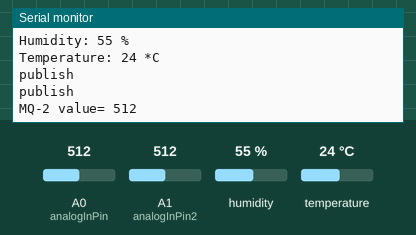
Recording of a sketch running on a simulated Arduino Uno, built with avr-gcc and run on an emulated ATmega328P. Parts: the last lines printed to the serial monitor. The test bench sets the inputs (shaded band); at power-on: humidity 55 %, A0 (analogInPin) = 512, A1 (analogInPin2) = 512, temperature 24 °C. WiFi joins after 1.5 s; servers stay silent unless stated; no MQTT or app messages arrive unless stated.

Above: at 4.9 s.
5.0 s: humidity set to 22 %
At 7.0 s:
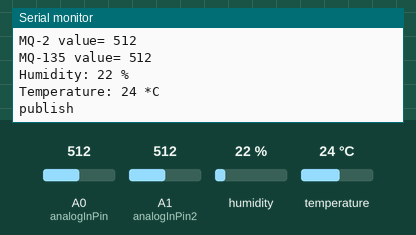
10.1 s: A0 (analogInPin) set to 716
At 12.0 s:
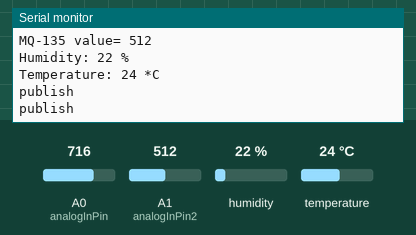
15.2 s: A1 (analogInPin2) set to 716
At 17.2 s:
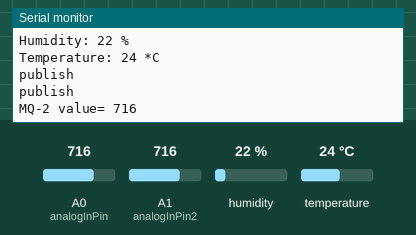
20.3 s: temperature set to 12 °C
At 23.4 s:
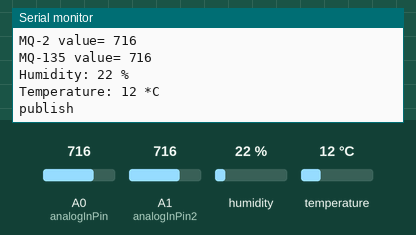
25.4 s: A0 (analogInPin) set to 992
At 26.3 s:
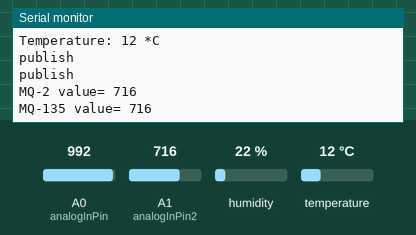
30.5 s: A1 (analogInPin2) set to 992
At 32.7 s:
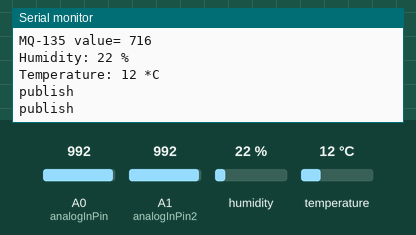
Timing chart, 0 to 34.2 s (numbered marks = the images above; inputs shaded):
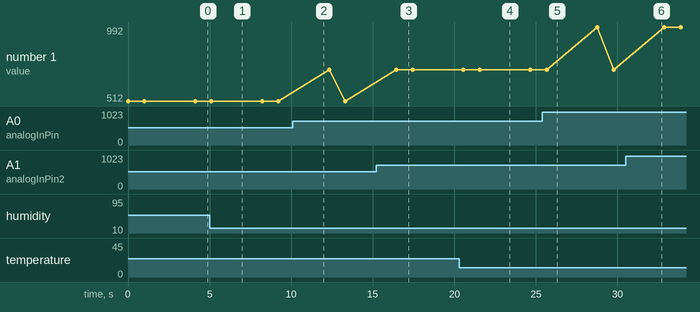

The sketch:

mq2+mq135+dht22-Majordomo.ino
```cpp
// (licence header left out)
#include <SPI.h>                 // Библиотека SPI шины
#include <UIPEthernet.h>          // Ethernet библиотека
#include <PubSubClient.h>        // Библиотека MQTT
#include "DHT.h"

#define DHTPIN 3

const int analogInPin = A0;
const int analogInPin2 = A1; // Указываем пин, к которому подключен датчик MQ-135
const int ledPin = 13;
int sensorValue = 0;
int sensorValue2 = 0; // Объявляем переменную для хранения значений с датчика MQ-135 и задаем ее начальное значение 0
int h = 0;
int t = 0;


// Задаём mac и ip адреса в Локальной сети
byte mac[]    = { 0xDE, 0xED, 0xBA, 0xFE, 0xFE, 0xED };
IPAddress ip{192, 168, 0, 177};      //ip Адрес Ethernet Shild'a Arduino
IPAddress server{34,251,42,52};  //ip Адрес для MQTT Брокера

// Шапка Функции Callback (обратный вызов)
void callback(char* topic, byte* payload, unsigned int length);

EthernetClient ethClient;                                 //Инициализируем Ethernet клиент
PubSubClient client(server, 13977, callback, ethClient);   //Инициализируем MQTT клиент


// Функция Callback
void callback(char* topic, byte* payload, unsigned int length)
{
  // Выделяем необходимое кол-во памяти для копии payload
  byte* p = (byte*)malloc(length);
  // Копирование payload в новый буфер
  memcpy(p, payload, length);
  client.publish("data/mq135", p, length);
  // Освобождаем память
  free(p);
}

#define DHTTYPE DHT22
DHT dht(DHTPIN, DHTTYPE);

void setup()
{
  Serial.begin(9600);             // Задаём скорость порта в БОД'ах.
  Ethernet.begin(mac, ip);        // Инициализируем mac, ip
  dht.begin();
}


void loop()
{
    //MQ-2
    if (isnan(sensorValue))     // Проверка удачно ли прошло считывание с MQ-135
  {
    Serial.println("Failed to read from MQ-135");  // Не удалось прочитать
  }
  else
  {
        sensorValue = analogRead(analogInPin); //считываем значения с датчика
        if (sensorValue >= 100) //и если превышен заданный порог
        {
          digitalWrite(ledPin, HIGH); // то включаем светодиод.
        }
        else // а если нет
        {
          digitalWrite(ledPin, LOW); // то выключаем
        }
        Serial.print("MQ-2 value= "); //Для отслеживания данных с датчика транслируем их в монитор порта
        Serial.println(sensorValue);
        delay(1000);
  }

    //MQ-135
    if (isnan(sensorValue2))     // Проверка удачно ли прошло считывание с MQ-135
  {
    Serial.println("Failed to read from MQ-135");  // Не удалось прочитать
  }
  else
  {
        sensorValue2 = analogRead(analogInPin2); //считываем значения с датчика
        if (sensorValue2 >= 100) //и если превышен заданный порог
        {
          digitalWrite(ledPin, HIGH); // то включаем светодиод.
        }
        else // а если нет
        {
          digitalWrite(ledPin, LOW); // то выключаем
        }
        Serial.print("MQ-135 value= "); //Для отслеживания данных с датчика транслируем их в монитор порта
        Serial.println(sensorValue2);
        delay(1000);
  }

//DHT22
  digitalWrite(ledPin, HIGH); // то включаем светодиод.

  h = dht.readHumidity();
  t = dht.readTemperature();

  if (isnan(h) || isnan(t)) {
    Serial.println("Failed to read from DHT sensor!");
    return;
  }

  //float hic = dht.computeHeatIndex(t, h, false);

  Serial.print("Humidity: ");
  Serial.print(h);
  Serial.println(" %\t");
  Serial.print("Temperature: ");
  Serial.print(t);
  Serial.println(" *C ");
  //Serial.print("Heat index: ");
  //Serial.print(hic);
  //Serial.println(" *C ");


  if (client.connect("MQClient", "login", "password"))
  {
      static char char_mq2[10];
      static char char_mq135[10];
      dtostrf(sensorValue, 3, 0, char_mq2);
      dtostrf(sensorValue2, 3, 0, char_mq135);
      Serial.println("publish");
      client.publish("data/mq2", char_mq2);
      delay(1000);
      client.publish("data/mq135", char_mq135);
      client.disconnect();
  }
  else {  Serial.println("disconect");}

    if (client.connect("DHT22Client", "login", "password"))
  {
      static char char_dht22h[10];
      static char char_dht22t[10];
      dtostrf(h, 3, 0, char_dht22h);
      dtostrf(t, 3, 0, char_dht22t);
      Serial.println("publish");
      client.publish("data/dht22h", char_dht22h);
      delay(1000);
      client.publish("data/dht22t", char_dht22t);
      client.disconnect();
  }
  else {  Serial.println("disconect");}


}
```

Measured:
- after the input at 5.0 s, the serial monitor: prints a new line after 1.1 s (image 1)
- after the input at 20.3 s, the serial monitor: prints a new line after 2.3 s (image 4)
